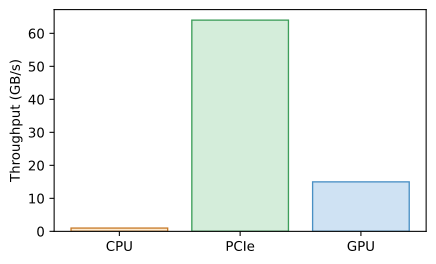

Here is the Python script that generated this plot:
import os
import matplotlib.pyplot as plt
import numpy as np
fig, ax = plt.subplots(figsize=(5,3))
stages = ['CPU', 'PCIe', 'GPU']
rates = [1, 64, 15]
ax.bar(stages, rates, color=['#fdebd0', '#d4edda', '#cfe2f3'], edgecolor=['#c87b2a', '#3d9e5a', '#4a90c4'])
ax.set_ylabel('Throughput (GB/s)')
plt.savefig(os.environ.get('VISUAL_OUT_PATH', 'out.svg'), format='svg', bbox_inches='tight')
